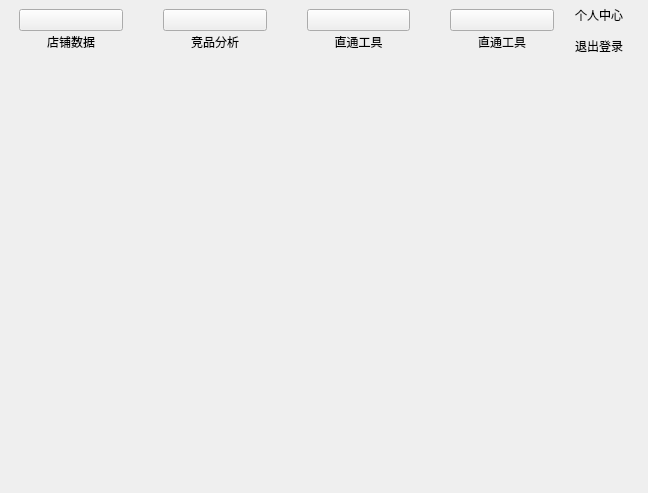
<?xml version="1.0" encoding="UTF-8"?>
<ui version="4.0">
 <author>Lin</author>
 <class>MainWindow</class>
 <widget class="QMainWindow" name="MainWindow">
  <property name="geometry">
   <rect>
    <x>0</x>
    <y>0</y>
    <width>648</width>
    <height>493</height>
   </rect>
  </property>
  <property name="windowTitle">
   <string>MainWindow</string>
  </property>
  <property name="styleSheet">
   <string notr="true"> #MainWindow {  border:none;}</string>
  </property>
  <widget class="QWidget" name="centralWidget">
   <property name="styleSheet">
    <string notr="true">#centralWidget {border:none;}</string>
   </property>
   <layout class="QVBoxLayout" name="verticalLayout">
    <item>
     <widget class="QWidget" name="widget" native="true">
      <property name="styleSheet">
       <string notr="true">#widget {border:none;}</string>
      </property>
      <layout class="QVBoxLayout" name="verticalLayout_14">
       <property name="spacing">
        <number>0</number>
       </property>
       <property name="leftMargin">
        <number>0</number>
       </property>
       <property name="topMargin">
        <number>0</number>
       </property>
       <property name="rightMargin">
        <number>0</number>
       </property>
       <property name="bottomMargin">
        <number>0</number>
       </property>
       <item>
        <widget class="QWidget" name="topWidget" native="true">
         <property name="styleSheet">
          <string notr="true">#widget{   border:none;  }</string>
         </property>
         <layout class="QHBoxLayout" name="horizontalLayout" stretch="1,1,1,1,0,0">
          <property name="leftMargin">
           <number>0</number>
          </property>
          <property name="topMargin">
           <number>0</number>
          </property>
          <property name="rightMargin">
           <number>0</number>
          </property>
          <property name="bottomMargin">
           <number>0</number>
          </property>
          <item>
           <widget class="SingeleWidget" name="W1" native="true">
            <layout class="QGridLayout" name="gridLayout">
             <property name="leftMargin">
              <number>9</number>
             </property>
             <property name="topMargin">
              <number>9</number>
             </property>
             <property name="rightMargin">
              <number>9</number>
             </property>
             <property name="bottomMargin">
              <number>9</number>
             </property>
             <item row="0" column="1">
              <widget class="B1" name="filemenu_storeData_3">
               <property name="text">
                <string/>
               </property>
              </widget>
             </item>
             <item row="1" column="1">
              <widget class="QLabel" name="label_15">
               <property name="text">
                <string>店铺数据</string>
               </property>
               <property name="alignment">
                <set>Qt::AlignCenter</set>
               </property>
              </widget>
             </item>
             <item row="0" column="0">
              <spacer name="horizontalSpacer">
               <property name="orientation">
                <enum>Qt::Horizontal</enum>
               </property>
               <property name="sizeType">
                <enum>QSizePolicy::Preferred</enum>
               </property>
               <property name="sizeHint" stdset="0">
                <size>
                 <width>10</width>
                 <height>20</height>
                </size>
               </property>
              </spacer>
             </item>
             <item row="0" column="2">
              <spacer name="horizontalSpacer_2">
               <property name="orientation">
                <enum>Qt::Horizontal</enum>
               </property>
               <property name="sizeType">
                <enum>QSizePolicy::Preferred</enum>
               </property>
               <property name="sizeHint" stdset="0">
                <size>
                 <width>10</width>
                 <height>20</height>
                </size>
               </property>
              </spacer>
             </item>
            </layout>
           </widget>
          </item>
          <item>
           <widget class="SingeleWidget" name="W2" native="true">
            <layout class="QGridLayout" name="gridLayout_2">
             <property name="leftMargin">
              <number>9</number>
             </property>
             <property name="topMargin">
              <number>9</number>
             </property>
             <property name="rightMargin">
              <number>9</number>
             </property>
             <property name="bottomMargin">
              <number>9</number>
             </property>
             <item row="1" column="1">
              <widget class="QLabel" name="label_16">
               <property name="text">
                <string>竞品分析</string>
               </property>
               <property name="alignment">
                <set>Qt::AlignCenter</set>
               </property>
              </widget>
             </item>
             <item row="0" column="1">
              <widget class="B2" name="filemenu_competitiveProductAnalysis_3">
               <property name="text">
                <string/>
               </property>
              </widget>
             </item>
             <item row="0" column="0">
              <spacer name="horizontalSpacer_3">
               <property name="orientation">
                <enum>Qt::Horizontal</enum>
               </property>
               <property name="sizeType">
                <enum>QSizePolicy::Preferred</enum>
               </property>
               <property name="sizeHint" stdset="0">
                <size>
                 <width>10</width>
                 <height>20</height>
                </size>
               </property>
              </spacer>
             </item>
             <item row="0" column="2">
              <spacer name="horizontalSpacer_4">
               <property name="orientation">
                <enum>Qt::Horizontal</enum>
               </property>
               <property name="sizeType">
                <enum>QSizePolicy::Preferred</enum>
               </property>
               <property name="sizeHint" stdset="0">
                <size>
                 <width>10</width>
                 <height>20</height>
                </size>
               </property>
              </spacer>
             </item>
            </layout>
           </widget>
          </item>
          <item>
           <widget class="SingeleWidget" name="W3" native="true">
            <layout class="QGridLayout" name="gridLayout_4">
             <property name="leftMargin">
              <number>9</number>
             </property>
             <property name="topMargin">
              <number>9</number>
             </property>
             <property name="rightMargin">
              <number>9</number>
             </property>
             <property name="bottomMargin">
              <number>9</number>
             </property>
             <item row="0" column="0">
              <spacer name="horizontalSpacer_5">
               <property name="orientation">
                <enum>Qt::Horizontal</enum>
               </property>
               <property name="sizeType">
                <enum>QSizePolicy::Preferred</enum>
               </property>
               <property name="sizeHint" stdset="0">
                <size>
                 <width>10</width>
                 <height>20</height>
                </size>
               </property>
              </spacer>
             </item>
             <item row="0" column="1">
              <widget class="B3" name="filemenu_throughTrain_4">
               <property name="autoFillBackground">
                <bool>false</bool>
               </property>
               <property name="text">
                <string/>
               </property>
              </widget>
             </item>
             <item row="1" column="1">
              <widget class="QLabel" name="label_19">
               <property name="text">
                <string>直通工具</string>
               </property>
               <property name="alignment">
                <set>Qt::AlignCenter</set>
               </property>
              </widget>
             </item>
             <item row="0" column="2">
              <spacer name="horizontalSpacer_6">
               <property name="orientation">
                <enum>Qt::Horizontal</enum>
               </property>
               <property name="sizeType">
                <enum>QSizePolicy::Preferred</enum>
               </property>
               <property name="sizeHint" stdset="0">
                <size>
                 <width>10</width>
                 <height>20</height>
                </size>
               </property>
              </spacer>
             </item>
            </layout>
           </widget>
          </item>
          <item>
           <widget class="SingeleWidget" name="W4" native="true">
            <layout class="QGridLayout" name="gridLayout_5">
             <property name="leftMargin">
              <number>9</number>
             </property>
             <property name="topMargin">
              <number>9</number>
             </property>
             <property name="rightMargin">
              <number>9</number>
             </property>
             <property name="bottomMargin">
              <number>9</number>
             </property>
             <item row="0" column="0">
              <spacer name="horizontalSpacer_7">
               <property name="orientation">
                <enum>Qt::Horizontal</enum>
               </property>
               <property name="sizeType">
                <enum>QSizePolicy::Preferred</enum>
               </property>
               <property name="sizeHint" stdset="0">
                <size>
                 <width>10</width>
                 <height>20</height>
                </size>
               </property>
              </spacer>
             </item>
             <item row="0" column="1">
              <widget class="B4" name="filemenu_throughTrain_3">
               <property name="autoFillBackground">
                <bool>false</bool>
               </property>
               <property name="text">
                <string/>
               </property>
              </widget>
             </item>
             <item row="1" column="1">
              <widget class="QLabel" name="label_14">
               <property name="text">
                <string>直通工具</string>
               </property>
               <property name="alignment">
                <set>Qt::AlignCenter</set>
               </property>
              </widget>
             </item>
             <item row="0" column="2">
              <spacer name="horizontalSpacer_8">
               <property name="orientation">
                <enum>Qt::Horizontal</enum>
               </property>
               <property name="sizeType">
                <enum>QSizePolicy::Preferred</enum>
               </property>
               <property name="sizeHint" stdset="0">
                <size>
                 <width>10</width>
                 <height>20</height>
                </size>
               </property>
              </spacer>
             </item>
            </layout>
           </widget>
          </item>
          <item>
           <layout class="QVBoxLayout" name="verticalLayout_19">
            <item>
             <widget class="QLabel" name="label_17">
              <property name="text">
               <string>个人中心</string>
              </property>
              <property name="alignment">
               <set>Qt::AlignCenter</set>
              </property>
             </widget>
            </item>
            <item>
             <widget class="QLabel" name="label_18">
              <property name="text">
               <string>退出登录</string>
              </property>
              <property name="alignment">
               <set>Qt::AlignCenter</set>
              </property>
             </widget>
            </item>
           </layout>
          </item>
          <item>
           <spacer name="horizontalSpacer_9">
            <property name="orientation">
             <enum>Qt::Horizontal</enum>
            </property>
            <property name="sizeHint" stdset="0">
             <size>
              <width>25</width>
              <height>20</height>
             </size>
            </property>
           </spacer>
          </item>
         </layout>
        </widget>
       </item>
       <item>
        <widget class="QWidget" name="buttomWidget" native="true">
         <property name="sizePolicy">
          <sizepolicy hsizetype="Preferred" vsizetype="Expanding">
           <horstretch>0</horstretch>
           <verstretch>0</verstretch>
          </sizepolicy>
         </property>
         <layout class="QVBoxLayout" name="Buttom_Vbox">
          <property name="spacing">
           <number>0</number>
          </property>
          <property name="leftMargin">
           <number>0</number>
          </property>
          <property name="topMargin">
           <number>0</number>
          </property>
          <property name="rightMargin">
           <number>0</number>
          </property>
          <property name="bottomMargin">
           <number>0</number>
          </property>
         </layout>
        </widget>
       </item>
      </layout>
     </widget>
    </item>
   </layout>
  </widget>
  <action name="action1">
   <property name="text">
    <string>1</string>
   </property>
  </action>
  <action name="action2">
   <property name="text">
    <string>2</string>
   </property>
  </action>
 </widget>
 <layoutdefault spacing="2" margin="0"/>
 <customwidgets>
  <customwidget>
   <class>B1</class>
   <extends>QPushButton</extends>
   <header>Menu</header>
  </customwidget>
  <customwidget>
   <class>B2</class>
   <extends>QPushButton</extends>
   <header>Menu</header>
  </customwidget>
  <customwidget>
   <class>B3</class>
   <extends>QPushButton</extends>
   <header>Menu</header>
  </customwidget>
  <customwidget>
   <class>B4</class>
   <extends>QPushButton</extends>
   <header>Menu</header>
  </customwidget>
  <customwidget>
   <class>SingeleWidget</class>
   <extends>QWidget</extends>
   <header>BaseElement</header>
   <container>1</container>
  </customwidget>
 </customwidgets>
 <resources>
  <include location="tbqrc.qrc"/>
 </resources>
 <connections/>
 <designerdata>
  <property name="gridDeltaX">
   <number>10</number>
  </property>
  <property name="gridDeltaY">
   <number>10</number>
  </property>
  <property name="gridSnapX">
   <bool>true</bool>
  </property>
  <property name="gridSnapY">
   <bool>true</bool>
  </property>
  <property name="gridVisible">
   <bool>true</bool>
  </property>
 </designerdata>
</ui>
